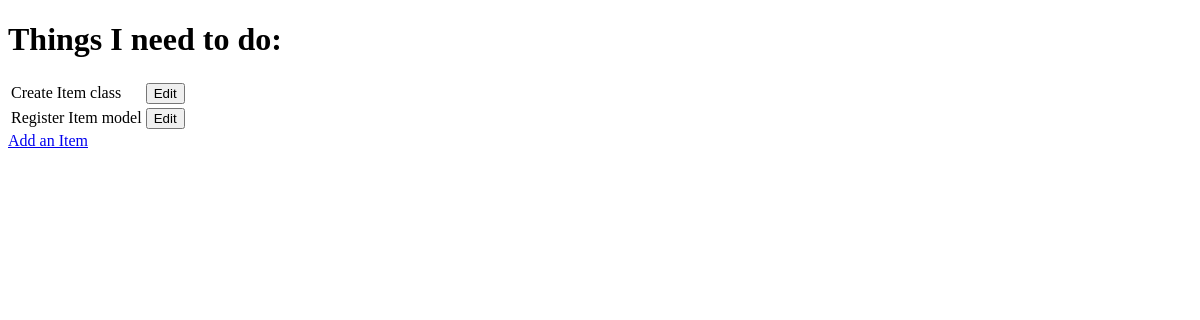
The app's page /, older data.
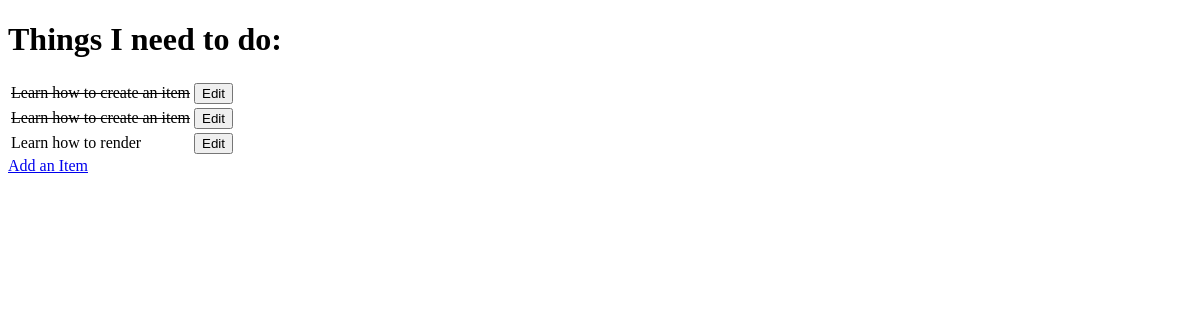
The same page, newer data.
### todo/models.py (models this page shows, shortened)
class Item(models.Model):
    name = models.CharField(max_length=50, null=False, blank=False)
    done = models.BooleanField(null=False, blank=False, default=False)

### todo/views.py (the view)
# urls.py: path('', get_todo_list, name='get_todo_list'),
def get_todo_list(request):
    items = Item.objects.all()
    context = {
        'items': items
    }
    return render(request, 'todo/todo_list.html', context)

### todo/templates/todo/todo_list.html (shortened to what this page needs)
<!DOCTYPE html>
<html lang="en">
<head>
</head>
<body>
    <h1>Things I need to do:</h1>
    <table>
        {% for item in items %}
            <tr>
            {% if item.done %}
                <td><strike>{{ item.name }}</strike></td>
            {% else %}
                <td>{{ item.name }}</td>
            {% endif %}
            <td>
                <a href="/edit/{{ item.id }}">
                    <button>Edit</button>
                </a>
            </td>
            </tr>
        {% empty %}
        <tr><td>You have nothing to do.</td></tr>
        {% endfor %}
    </table>
    <a href="/add">Add an Item</a>
</body>
</html>

Row changes from the older to the newer data that the page shows:
removed Item: name "Create Item class"
removed Item: name "Register Item model"
added Item: name "Learn how to create an item"
added Item: name "Learn how to create an item"
added Item: name "Learn how to render"
